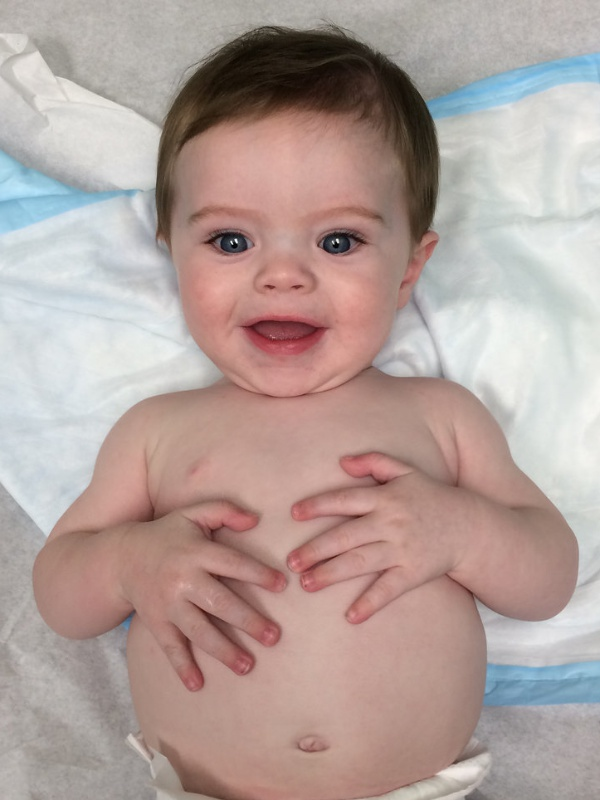
#> input picture data/imgs/00016.png, 600 x 800 px, found by its file name
$ jupyter execute --allow-errors 06_albumentations-demo.ipynb
#> lines starting #> are read from the running program, lines starting #| are printed output that depends on the picture
# 第七章第六节 albumentations

# 上手 demo

albumentations 的使用与 transforms 几乎一模一样，请看第一个示例。

需要注意在 dataset 中使用 self.transforms 时需要将图片变为 ndarray（pytorch 的 transform 是 PIL.Image 形式）

[cell 1]
import os
import torch
import torch.nn as nn
import torch.nn.functional as F
import torch.optim as optim
from torch.utils.data import Dataset, DataLoader
import torchvision.transforms as transforms
from PIL import Image
from matplotlib import pyplot as plt
import albumentations as A
import numpy as np
import cv2

[cell 2]
# img_: 一张已经经过 transform_train 处理后的图像（Tensor 格式，通常是 [C, H, W]）
# transform_train: 一个 torchvision.transforms.Compose([...])，定义了训练时的图像预处理操作
# [38 lines left out: function transform_invert, not called in this run]


class COVID19Dataset(Dataset):
    # [42 lines left out: functions __init__, __getitem__, __len__, _get_img_info, not called in this run]


# you can download the datasets from
# https://pan.baidu.com/s/18BsxploWR3pbybFtNsw5fA  code：pyto
# path to datasets——covid-19-demo
root_dir = r"D:\ai\pytorch\l-PyTorch-Tutorial-2nd\data\datasets\covid-19-demo"
img_dir = os.path.join(root_dir, "imgs")
path_txt_train = os.path.join(root_dir, "labels", "train.txt")
#> (the rest of this cell did not finish here and is left out)

# dual transforms

图像标签对形式的数据增强
这里以图像分割为例展示图像标签对的使用，与图像分类中不同之处只在于需要数据、标签同时出入 transforms 函数中，并且读取时依据 key-value 对进行读取。

[cell 3]
# 可视化图像和掩码（mask）对，支持显示原始图像和经过变换后的图像对比。
# image：变换后的图像（如经过 A.Compose() 数据增强）
# mask：变换后的掩码
# original_image / original_mask：如果提供了，表示变换前的原始图像和掩码
# [22 lines left out: function visualize, not called in this run]

[cell 4]
from albumentations import (
    HorizontalFlip, Perspective, ShiftScaleRotate, CLAHE, RandomRotate90,
    Transpose, Blur, OpticalDistortion, GridDistortion, HueSaturationValue,
    GaussNoise, MotionBlur, MedianBlur, PiecewiseAffine,
    Sharpen, RandomBrightnessContrast,  OneOf, Compose
)

# download from :
# 链接：https://pan.baidu.com/s/1Kk4r0m0YFvB1iycyGI39Cg
# 提取码：gmsr
path_img = r"D:\ai\pytorch\l-PyTorch-Tutorial-2nd\data\imgs\00016.png"
path_mask = r"D:\ai\pytorch\l-PyTorch-Tutorial-2nd\data\imgs\00016_matte.png"
assert os.path.exists(path_img), f"图像路径不存在: {path_img}"
assert os.path.exists(path_mask), f"掩码路径不存在: {path_mask}"
image = cv2.imread(path_img)
#> image is the input picture: shape (800, 600, 3); mean B, G, R 155.5, 160.5, 179
image_rgb = cv2.cvtColor(image, cv2.COLOR_BGR2RGB)
mask = cv2.imread(path_mask, 0)
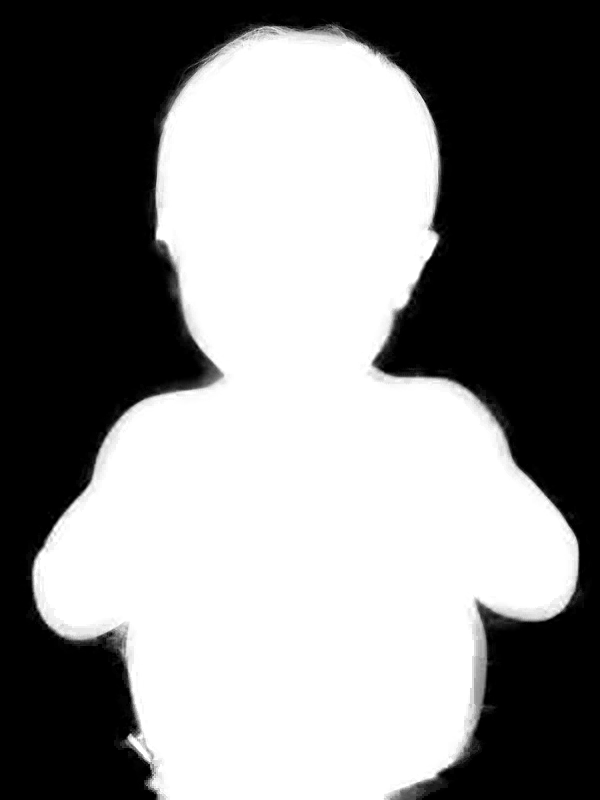
#> input picture data/imgs/00016_matte.png, 600 x 800 px, found by its file name
#> mask is the input picture: shape (800, 600); min 0, max 255, mean 133.8
#> (the rest of this cell did not finish here and is left out)

# 68 个数据增强可视化

[cell 5]
import os
from matplotlib import pyplot as plt
import cv2
from importlib import import_module
# 这段代码的作用是：自动遍历 albumentations 库中所有能直接对图像使用的变换类，应用到 lena.png 图片上，并将每种增强后的效果展示出来，保存为一张大图
path_img = r"D:\ai\pytorch\l-PyTorch-Tutorial-2nd\data\imgs\lena.png"
# 读取 Lena 图片并转换为 RGB 格式
image = cv2.imread(path_img)
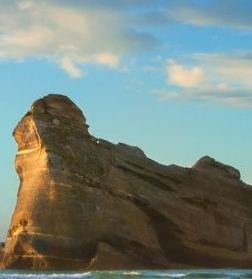
#> input picture data/imgs/lena.png, 252 x 279 px, found by its file name
#> image is the input picture: shape (279, 252, 3); mean B, G, R 125, 132.7, 118.9
image_rgb = cv2.cvtColor(image, cv2.COLOR_BGR2RGB)
#> image_rgb: shape (279, 252, 3)
mask = cv2.imread(path_mask, 0)
# import albumentations as A 的动态等价写法，用于动态探索其中所有类名
A = import_module("albumentations")  # 虽复杂，但是是新知识点，保留作为学习资料
# 函数返回的列表包含了对象的所有属性和方法的名称，包括一些特殊的属性和方法（以双下划线开头和结尾的），这些特殊属性和方法通常是 Python 内置的，用于实现对象的一些特殊行为
aug_list_cand = dir(A)
counter = 0
f, ax = plt.subplots(9, 9, figsize=(24, 24))
# wspace 参数表示子图之间的水平间距，取值范围是相对值，这里设置为 0.2，表示子图之间的水平距离是子图宽度的 0.2 倍。
# hspace 参数表示子图之间的垂直间距，这里设置为 0.5，即子图之间的垂直距离是子图高度的 0.5
f.subplots_adjust(wspace=0.2, hspace=0.5)
# 这里是 aug_list_cand，它应该是一个包含数据增强方法名称的列表）的索引和元素。idx 是当前元素的索引，aug_name 是当前的数据增强方法名称。
#> (the rest of this cell did not finish here and is left out)

[cell 6]
import os
from matplotlib import pyplot as plt
import cv2
from importlib import import_module
import albumentations as A
from albumentations.core.transforms_interface import ImageOnlyTransform

# 读取 Lena 图片并转换为 RGB 格式
path_img = r"D:\ai\pytorch\l-PyTorch-Tutorial-2nd\data\imgs\lena.png"
image = cv2.imread(path_img)
image_rgb = cv2.cvtColor(image, cv2.COLOR_BGR2RGB)

# 过滤出 albumentations 库中所有图像增强类
aug_list_cand = []
for attr_name in dir(A):
    # getattr(A, attr_name) 是 Python 的内置函数，它的主要作用是获取对象 A 的指定属性的值
    attr = getattr(A, attr_name)
    # isinstance() 是 Python 的内置函数，用于判断一个对象是否是某个类或类型的实例。
    # issubclass() 也是 Python 的内置函数，用于判断一个类是否是另一个类的子类
    if isinstance(attr, type) and issubclass(attr, ImageOnlyTransform):
        aug_list_cand.append(attr_name)

counter = 0
f, ax = plt.subplots(9, 9, figsize=(24, 24))
f.subplots_adjust(wspace=0.2, hspace=0.5)

for idx, aug_name in enumerate(aug_list_cand):
    try:
        # 创建数据增强对象
        data_transform = getattr(A, aug_name)(p=1)
        data_augmented = data_transform(image=image_rgb)
        image_aug = data_augmented['image']

        # 确保图像数组的数据类型为 uint8
        if image_aug.dtype not in [np.uint8, np.int16, np.float32, np.float64]:
            image_aug = image_aug.astype(np.uint8)

        counter += 1
        ax.ravel()[counter - 1].imshow(image_aug)
        ax.ravel()[counter - 1].set_title(aug_name)
    except Exception as e:
        print(f"Error applying {aug_name}: {e}")
#> after the loop, counter = 0

plt.savefig("aug_demo-68.png")
plt.show()
print(counter)
#| 0
